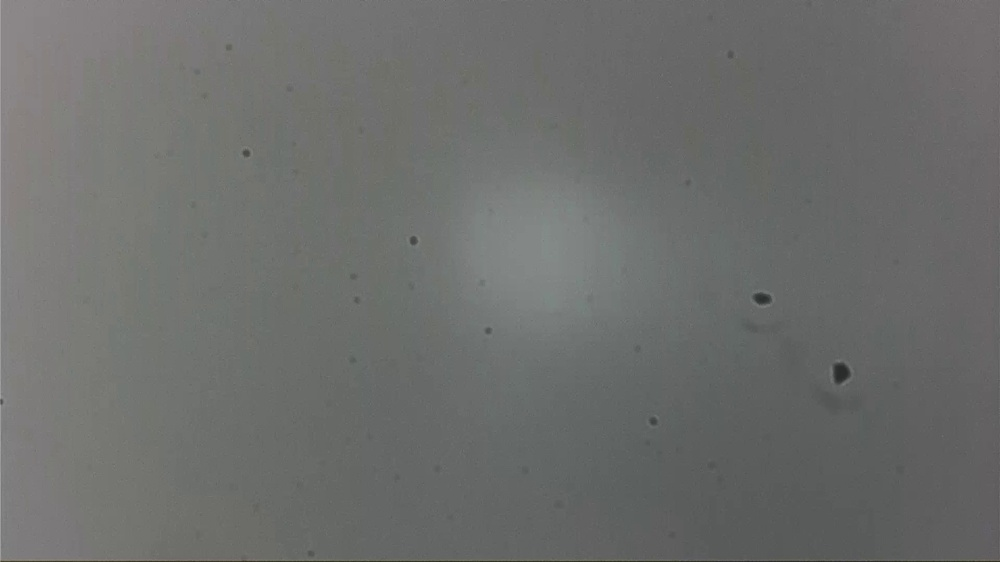
#> input picture data/test_test_2021-02-19T18-45-58-099629.jpg, 1000 x 562 px, shrunk from 1920 x 1080 before the run
$ python -i remove_bg.py   (imports and definitions only)
#> lines starting #> are read from the running program, lines starting #| are printed output that depends on the picture; after the words box and inside, x2 and y2 are one past the last pixel; in counts of white or black regions, pixels touching at a corner belong together
#> further down, picture is the input picture: shape (562, 1000, 3); mean B, G, R 108, 109.6, 108.4
import cv2 as cv
import numpy as np

def remove_bg3(img):
    canny = cv.Canny(img, 100, 150)
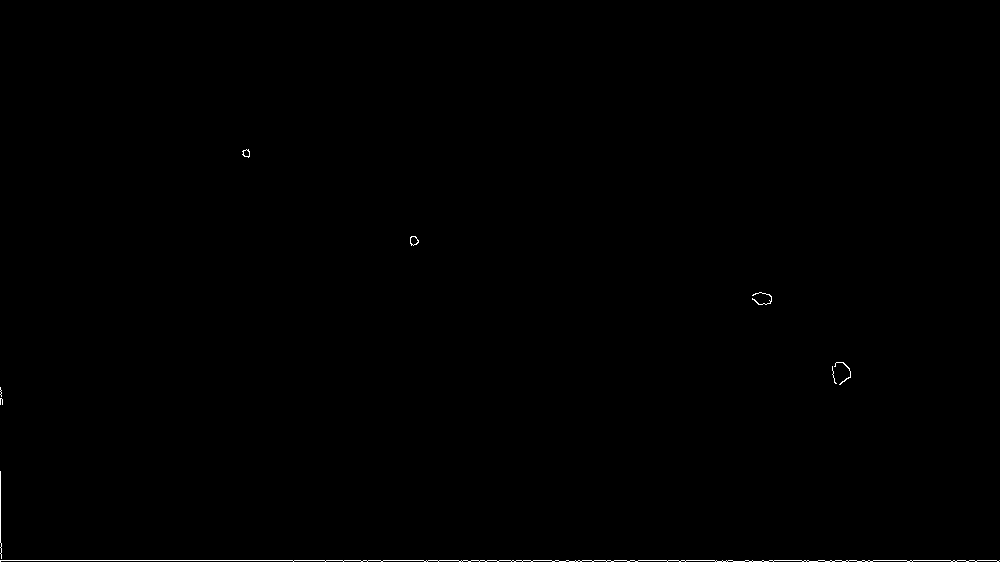
#> canny: shape (562, 1000); 0.23% white in thin lines or dots, all inside (x1, y1, x2, y2) = (0, 149, 1000, 562)

    kernel = np.ones((9,9), np.uint8)
    closing = cv.morphologyEx(canny, cv.MORPH_CLOSE, kernel)
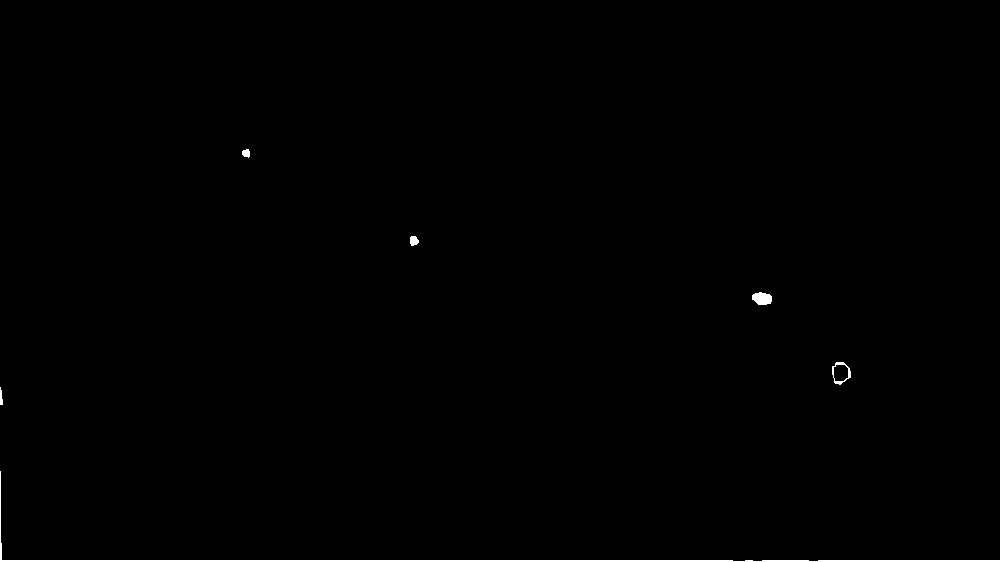
#> closing: shape (562, 1000); 0.46% white; 6 white regions, box (x1, y1, x2, y2) and area: (0, 471, 1000, 562) 2076, (752, 292, 772, 305) 203, (832, 362, 851, 385) 125, (410, 236, 419, 246) 71, (242, 149, 250, 158) 55, (0, 387, 3, 405) 39
    erosion = cv.erode(closing, cv.getStructuringElement(cv.MORPH_RECT, (3,3)))
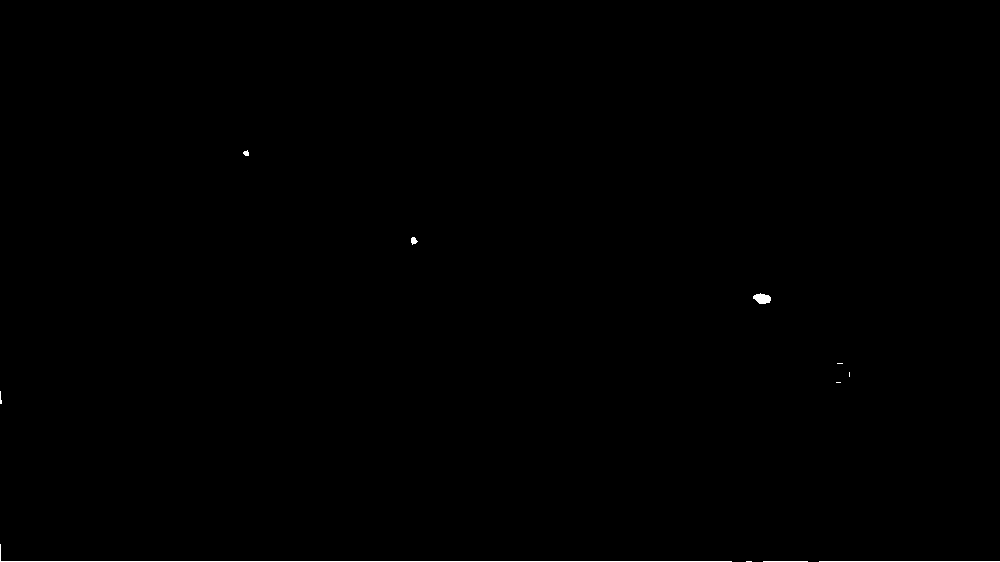
#> erosion: shape (562, 1000); 0.22% white in thin lines or dots, all inside (x1, y1, x2, y2) = (0, 150, 1000, 562)

    r=0; g=0; b=0; cnt=0
    h, w = img.shape[:2]
#> h = 562; w = 1000

    for i in range(h):
        for j in range(w):
            if erosion[i, j] == 255:
                r += img.item(i,j,0)
                g += img.item(i,j,1)
                b += img.item(i,j,2)
                cnt += 1
#> after the loop, b = 69145; cnt = 1218; g = 70027; r = 58385

    for i in range(h):
        for j in range(w):
            if erosion[i, j] == 0:
                img.itemset((i,j,0),r/cnt)
                img.itemset((i,j,1),g/cnt)
                img.itemset((i,j,2),b/cnt)
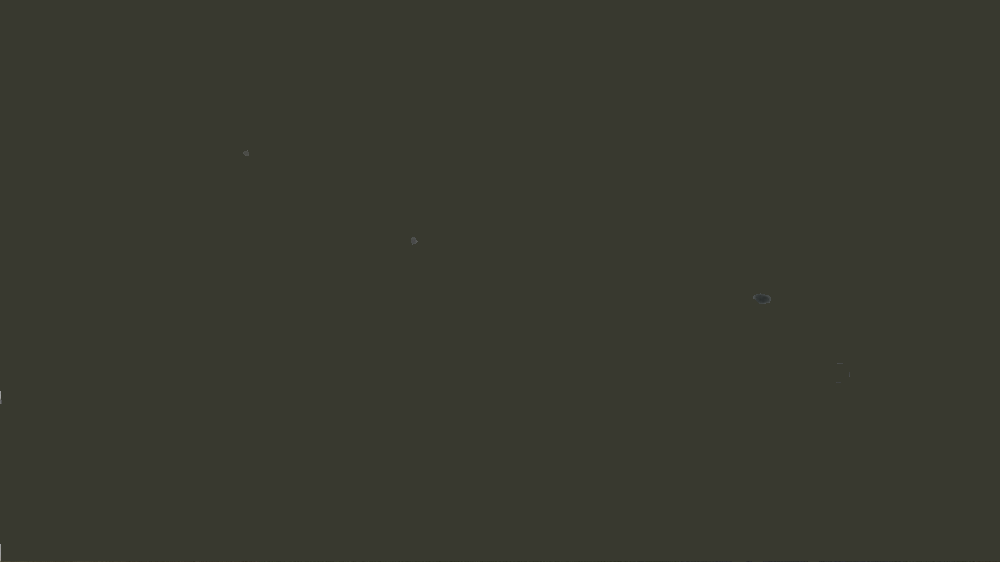
#> img: shape (562, 1000, 3); mean B, G, R 47, 57, 56

    return img

def remove_bg1(img):
    canny = cv.Canny(img, 100, 150)

    kernel = np.ones((9,9), np.uint8)
    closing = cv.morphologyEx(canny, cv.MORPH_CLOSE, kernel)
    erosion = cv.erode(closing, cv.getStructuringElement(cv.MORPH_RECT, (3,3)))

    v=0; cnt=0
    h, w = img.shape[:2]

    for i in range(h):
        for j in range(w):
            if erosion[i, j] == 255:
                v += img.item(i,j)
                cnt += 1

    for i in range(h):
        for j in range(w):
            if erosion[i, j] == 0:
                img.itemset((i,j),v/cnt)

    return img

>>> import cv2
>>> picture = cv2.imread('../../data/test_test_2021-02-19T18-45-58-099629.jpg')
>>> result = remove_bg3(picture)
